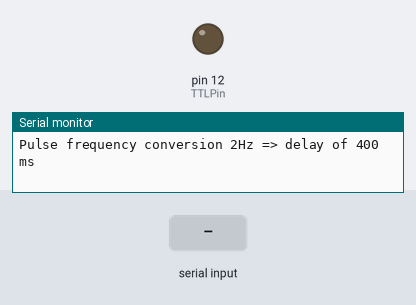
A sketch run on a simulated Arduino Uno, built with avr-gcc and run on an emulated ATmega328P. Parts: output pins drawn as LEDs (lit = HIGH), the last lines printed to the serial monitor. Dashed ring = blinking. The test bench sets the inputs (shaded band). Pins used as bus, display or sensor lines are not drawn.

Above: at 1.2 s.
1.3 s: "s\n" received over Serial
At 1.85 s:
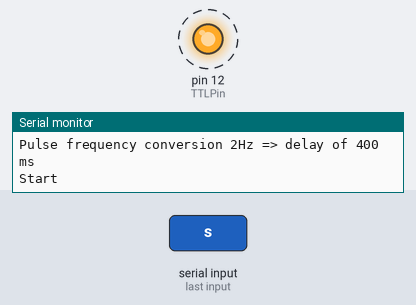
7.3 s: "p\n" received over Serial
At 8.2 s:
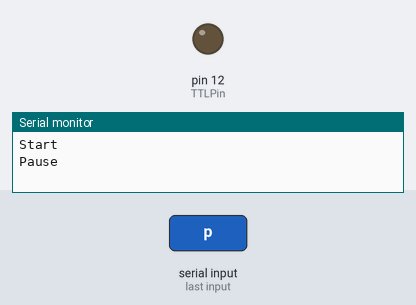
Timing chart, 0 to 10.3 s (numbered marks = the images above; inputs shaded):
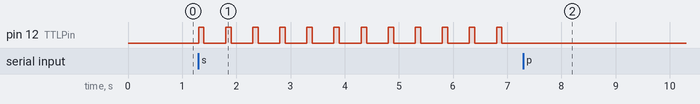

The sketch:

CoboltLaser_Analog_Control.ino
```cpp
/*
!!! Warning: Analog input to Cobolt controller should not exceed 1V !!!
Use PWM filter (aka  "true analog" output)

Keyboard Commands:
s - start
p - pause

set serial monitor Line Ending to Newline first

To do:
add live intensity modulation

 */
String inputString = "";         // a string to hold incoming data
boolean stringComplete = false;  // whether the string is complete
const int TTLPin = 12;           // Pulse pin
const int LaserTriggerPin=11;
boolean StimStatus = false;      // Stim is on or off
int letterCount;

// stim parameters
int pulseInt = 100; // in % - max set to 1V
int pulseDur = 100; // 1 or 5 ms
int pulseFreq = 2; // low freq: 1, 5Hz ; high freq: 10, 20, 50
//pulseTrain ...

  // convert parameters
int pulseIntVal= round(pulseInt*51/100); // theorethical limit is 51: 255 (max) / 5 (max V),
                                         // because capa overshoots
                                         // reduce down to 43 for 1 uF capa
                                         // reduce down to 25 for 0.22 uF capa
int pulseDelay = round(round(1000/pulseFreq) - pulseDur);

void setup() {
  // initialize serial:
  Serial.begin(9600);
  // reserve 200 bytes for the inputString:
  inputString.reserve(200);
  pinMode(TTLPin, OUTPUT);
  pinMode(LaserTriggerPin, OUTPUT);

  if (pulseDelay<1) {
    pulseDelay=1;
  }
  Serial.print("Pulse intensity conversion ");
  Serial.print(pulseInt);
  Serial.print("% => pin value of ");
  Serial.println(pulseIntVal);

  Serial.print("Pulse frequency conversion ");
  Serial.print(pulseFreq);
  Serial.print("Hz => delay of ");
  Serial.print(pulseDelay);
  Serial.println(" ms");
}

void loop() {
  // print the string when a newline arrives:
  if (stringComplete) {
    // clear the string:
    if (inputString[0]=='s') {
      Serial.println("Start");
      StimStatus = true;
    }
    else if (inputString[0]=='p') { // inputString.equalsIgnoreCase("p")
      Serial.println("Pause");
      StimStatus = false;
    }
    else {
      for (letterCount = 0; letterCount < sizeof(inputString) - 1; letterCount++){
        Serial.print(letterCount, DEC);
        Serial.print(" = ");
        Serial.write(inputString[letterCount]);
        Serial.println();
      }
//      Serial.println(sizeof(inputString));
//      Serial.println(StimStatus);
    }
    inputString = "";
    stringComplete = false;
  }

  if (StimStatus==true) {
//    Serial.println("Pulse");
    digitalWrite(TTLPin, HIGH);   // turn Sync TTL on
    analogWrite(LaserTriggerPin, pulseIntVal);   // trigger laser
    delay(pulseDur);              // wait for a second
    digitalWrite(TTLPin, LOW);    // turn Sync TTL off
    digitalWrite(LaserTriggerPin, LOW);    // end laser pulse
    delay(pulseDelay);
  }
}

void serialEvent() {
  while (Serial.available()) {
    // get the new byte:
    char inChar = (char)Serial.read();
    // add it to the inputString:
    inputString += inChar;
    // if the incoming character is a newline, set a flag
    // so the main loop can do something about it:
    if (inChar == '\n') {
      stringComplete = true;
    }
  }
}
```

Measured:
- after the input at 1.3 s, pin 12 (TTLPin): alternates HIGH for 0.10 s and LOW for 0.40 s, starting at once
- after the input at 7.3 s, pin 12 (TTLPin): stops changing and stays LOW
